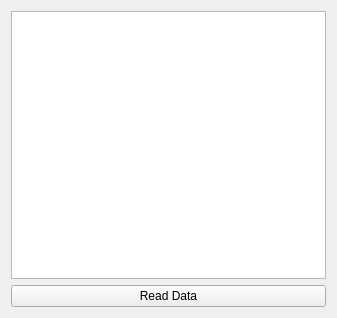
<?xml version="1.0" encoding="UTF-8"?>
<ui version="4.0">
 <class>Widget</class>
 <widget class="QWidget" name="Widget">
  <property name="geometry">
   <rect>
    <x>0</x>
    <y>0</y>
    <width>337</width>
    <height>318</height>
   </rect>
  </property>
  <property name="windowTitle">
   <string>Widget</string>
  </property>
  <layout class="QVBoxLayout" name="verticalLayout">
   <item>
    <widget class="QListWidget" name="listWidget">
     <property name="selectionMode">
      <enum>QAbstractItemView::MultiSelection</enum>
     </property>
    </widget>
   </item>
   <item>
    <widget class="QPushButton" name="readDataButton">
     <property name="text">
      <string>Read Data</string>
     </property>
    </widget>
   </item>
  </layout>
 </widget>
 <resources/>
 <connections/>
</ui>
